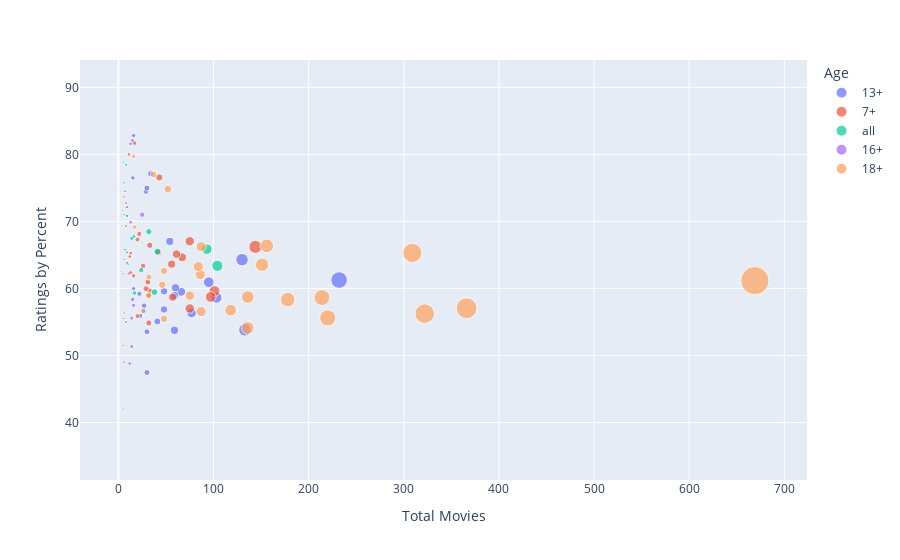

The notebook cell this image was saved under:
### Code cell
# Ok, we see a few things. As previously mentioned, we have our x and y label, and if you hover over the
# any of the dots you will see that plotly express automatically includes interactive markers.
# that's about all we can gather from this visualization. However, we can continue to customize this chart
# by using the size and color parameters to start differentiating the ages and genres from one another in
# in the same space. Notice how Plotly automatically gives a legend for 'Age' passed to color.


fig = px.scatter(movies_final, 
                 x='Total Movies', 
                 y='Ratings by Percent',
                 size='Total Movies',
                 color='Age',
                hover_name='Service_Genre')
fig

### Figure 1 — Plotly figure (JSON) as saved in the notebook; plotly's stock layout.template omitted (floating-point values rounded to 4 significant figures)
{"data": [{"hovertemplate": "<b>%{hovertext}</b><br><br>Age=13+<br>Total Movies=%{marker.size}<br>Ratings by Percent=%{y}<extra></extra>", "hovertext": ["Disney+ Action", "Disney+ Adventure", "Disney+ Comedy", "Disney+ Documentary", "Disney+ Drama", "Disney+ Horror", "Disney+ Mystery", "Disney+ Thriller", "Hulu Action", "Hulu Adventure", "Hulu Comedy", "Hulu Documentary", "Hulu Drama", "Hulu Horror", "Hulu Mystery", "Hulu Romance", "Hulu Thriller", "Netflix Action", "Netflix Adventure", "Netflix Comedy", "Netflix Documentary", "Netflix Drama", "Netflix Horror", "Netflix Mystery", "Netflix Romance", "Netflix Thriller", "Prime Video Action", "Prime Video Adventure", "Prime Video Comedy", "Prime Video Documentary", "Prime Video Drama", "Prime Video Horror", "Prime Video Mystery", "Prime Video Romance", "Prime Video Thriller"], "legendgroup": "13+", "marker": {"color": "#636efa", "size": [29, 30, 9, 1, 7, 1, 2, 3, 23, 16, 30, 15, 54, 8, 11, 15, 27, 66, 48, 95, 16, 130, 22, 27, 60, 59, 59, 48, 133, 34, 232, 30, 41, 103, 77], "sizemode": "area", "sizeref": 1.673, "symbol": "circle"}, "mode": "markers", "name": "13+", "orientation": "v", "showlegend": true, "type": "scatter", "x": [29, 30, 9, 1, 7, 1, 2, 3, 23, 16, 30, 15, 54, 8, 11, 15, 27, 66, 48, 95, 16, 130, 22, 27, 60, 59, 59, 48, 133, 34, 232, 30, 41, 103, 77], "xaxis": "x", "y": [74.48, 74.98, 72.11, 89.5, 65.79, 38, 59, 62.5, 55.91, 59.97, 53.53, 82.03, 67.02, 55, 62.23, 58.37, 57.43, 59.5, 59.57, 60.93, 82.81, 64.28, 59.2, 56.59, 60.09, 58.92, 53.75, 56.86, 53.84, 77.1, 61.25, 47.45, 55.07, 58.63, 56.34], "yaxis": "y"}, {"hovertemplate": "<b>%{hovertext}</b><br><br>Age=7+<br>Total Movies=%{marker.size}<br>Ratings by Percent=%{y}<extra></extra>", "hovertext": ["Disney+ Action", "Disney+ Adventure", "Disney+ Comedy", "Disney+ Documentary", "Disney+ Drama", "Disney+ Horror", "Disney+ Mystery", "Disney+ Romance", "Disney+ Thriller", "Hulu Action", "Hulu Adventure", "Hulu Comedy", "Hulu Documentary", "Hulu Drama", "Hulu Horror", "Hulu Mystery", "Hulu Romance", "Hulu Thriller", "Netflix Action", "Netflix Adventure", "Netflix Comedy", "Netflix Documentary", "Netflix Drama", "Netflix Horror", "Netflix Mystery", "Netflix Romance", "Netflix Thriller", "Prime Video Action", "Prime Video Adventure", "Prime Video Comedy", "Prime Video Documentary", "Prime Video Drama", "Prime Video Horror", "Prime Video Mystery", "Prime Video Romance", "Prime Video Thriller"], "legendgroup": "7+", "marker": {"color": "#EF553B", "size": [26, 75, 75, 6, 42, 5, 8, 20, 5, 13, 33, 29, 17, 22, 3, 5, 13, 8, 31, 67, 101, 11, 61, 6, 9, 32, 12, 32, 57, 97, 43, 144, 16, 20, 56, 33], "sizemode": "area", "sizeref": 1.673, "symbol": "circle"}, "mode": "markers", "name": "7+", "orientation": "v", "showlegend": true, "type": "scatter", "x": [26, 75, 75, 6, 42, 5, 8, 20, 5, 13, 33, 29, 17, 22, 3, 5, 13, 8, 31, 67, 101, 11, 61, 6, 9, 32, 12, 32, 57, 97, 43, 144, 16, 20, 56, 33], "xaxis": "x", "y": [63.35, 67.04, 57.01, 73.67, 65.37, 62.1, 69.31, 55.88, 51.5, 65.27, 59.58, 59.97, 81.68, 68.14, 72.17, 55.5, 62.38, 72.75, 60.95, 64.64, 59.6, 80, 65.13, 56.33, 70.78, 54.84, 64.75, 58.92, 58.69, 58.73, 76.56, 66.2, 61.88, 67.3, 63.62, 66.44], "yaxis": "y"}, {"hovertemplate": "<b>%{hovertext}</b><br><br>Age=all<br>Total Movies=%{marker.size}<br>Ratings by Percent=%{y}<extra></extra>", "hovertext": ["Disney+ Action", "Disney+ Adventure", "Disney+ Comedy", "Disney+ Documentary", "Disney+ Drama", "Disney+ Mystery", "Disney+ Romance", "Disney+ Thriller", "Hulu Adventure", "Hulu Comedy", "Hulu Documentary", "Hulu Drama", "Hulu Romance", "Netflix Action", "Netflix Adventure", "Netflix Comedy", "Netflix Documentary", "Netflix Drama", "Netflix Mystery", "Netflix Romance", "Prime Video Action", "Prime Video Adventure", "Prime Video Comedy", "Prime Video Documentary", "Prime Video Drama", "Prime Video Horror", "Prime Video Mystery", "Prime Video Romance", "Prime Video Thriller"], "legendgroup": "all", "marker": {"color": "#00cc96", "size": [10, 93, 104, 9, 41, 6, 38, 3, 3, 4, 1, 4, 2, 4, 16, 14, 3, 8, 1, 7, 5, 17, 24, 16, 32, 3, 6, 9, 6], "sizemode": "area", "sizeref": 1.673, "symbol": "circle"}, "mode": "markers", "name": "all", "orientation": "v", "showlegend": true, "type": "scatter", "x": [10, 93, 104, 9, 41, 6, 38, 3, 3, 4, 1, 4, 2, 4, 16, 14, 3, 8, 1, 7, 5, 17, 24, 16, 32, 3, 6, 9, 6], "xaxis": "x", "y": [63.65, 65.85, 63.38, 65.39, 65.5, 71, 59.45, 62.5, 75.83, 71.62, 90.5, 81.75, 72, 69.38, 67.72, 67.46, 80.5, 78.44, 82, 74.5, 78.8, 59.32, 62.75, 76.44, 68.47, 40.17, 75.75, 70.83, 64.33], "yaxis": "y"}, {"hovertemplate": "<b>%{hovertext}</b><br><br>Age=16+<br>Total Movies=%{marker.size}<br>Ratings by Percent=%{y}<extra></extra>", "hovertext": ["Disney+ Comedy", "Hulu Comedy", "Hulu Documentary", "Hulu Drama", "Hulu Horror", "Hulu Thriller", "Netflix Action", "Netflix Adventure", "Netflix Comedy", "Netflix Documentary", "Netflix Drama", "Netflix Horror", "Netflix Mystery", "Netflix Romance", "Netflix Thriller", "Prime Video Action", "Prime Video Adventure", "Prime Video Comedy", "Prime Video Documentary", "Prime Video Drama", "Prime Video Horror", "Prime Video Mystery", "Prime Video Romance", "Prime Video Thriller"], "legendgroup": "16+", "marker": {"color": "#ab63fa", "size": [1, 1, 1, 2, 1, 1, 4, 1, 16, 13, 13, 1, 3, 9, 4, 5, 6, 14, 15, 25, 12, 5, 6, 14], "sizemode": "area", "sizeref": 1.673, "symbol": "circle"}, "mode": "markers", "name": "16+", "orientation": "v", "showlegend": true, "type": "scatter", "x": [1, 1, 1, 2, 1, 1, 4, 1, 16, 13, 13, 1, 3, 9, 4, 5, 6, 14, 15, 25, 12, 5, 6, 14], "xaxis": "x", "y": [44, 35, 78.5, 36.75, 38.5, 38.5, 55.12, 80.5, 57.47, 81.58, 69.88, 44.5, 68, 63.83, 61.12, 42, 49, 51.32, 76.5, 71, 48.79, 62.2, 49, 55.57], "yaxis": "y"}, {"hovertemplate": "<b>%{hovertext}</b><br><br>Age=18+<br>Total Movies=%{marker.size}<br>Ratings by Percent=%{y}<extra></extra>", "hovertext": ["Disney+ Drama", "Hulu Action", "Hulu Adventure", "Hulu Comedy", "Hulu Documentary", "Hulu Drama", "Hulu Horror", "Hulu Mystery", "Hulu Romance", "Hulu Thriller", "Netflix Action", "Netflix Adventure", "Netflix Comedy", "Netflix Documentary", "Netflix Drama", "Netflix Horror", "Netflix Mystery", "Netflix Romance", "Netflix Thriller", "Prime Video Action", "Prime Video Adventure", "Prime Video Comedy", "Prime Video Documentary", "Prime Video Drama", "Prime Video Horror", "Prime Video Mystery", "Prime Video Romance", "Prime Video Thriller"], "legendgroup": "18+", "marker": {"color": "#FFA15A", "size": [2, 32, 17, 87, 16, 156, 46, 32, 48, 86, 118, 26, 151, 37, 309, 87, 75, 84, 214, 136, 48, 322, 52, 669, 220, 136, 178, 366], "sizemode": "area", "sizeref": 1.673, "symbol": "circle"}, "mode": "markers", "name": "18+", "orientation": "v", "showlegend": true, "type": "scatter", "x": [2, 32, 17, 87, 16, 156, 46, 32, 48, 86, 118, 26, 151, 37, 309, 87, 75, 84, 214, 136, 48, 322, 52, 669, 220, 136, 178, 366], "xaxis": "x", "y": [69.25, 58.97, 69.15, 66.24, 79.69, 66.36, 60.54, 61.7, 62.59, 62.06, 56.76, 56.65, 63.54, 77, 65.3, 56.54, 58.93, 63.26, 58.63, 54.12, 55.46, 56.24, 74.84, 61.16, 55.6, 58.72, 58.33, 57.05], "yaxis": "y"}], "layout": {"legend": {"itemsizing": "constant", "title": {"text": "Age"}, "tracegroupgap": 0}, "margin": {"t": 60}, "xaxis": {"anchor": "y", "domain": [0, 1], "title": {"text": "Total Movies"}}, "yaxis": {"anchor": "x", "domain": [0, 1], "title": {"text": "Ratings by Percent"}}}}
